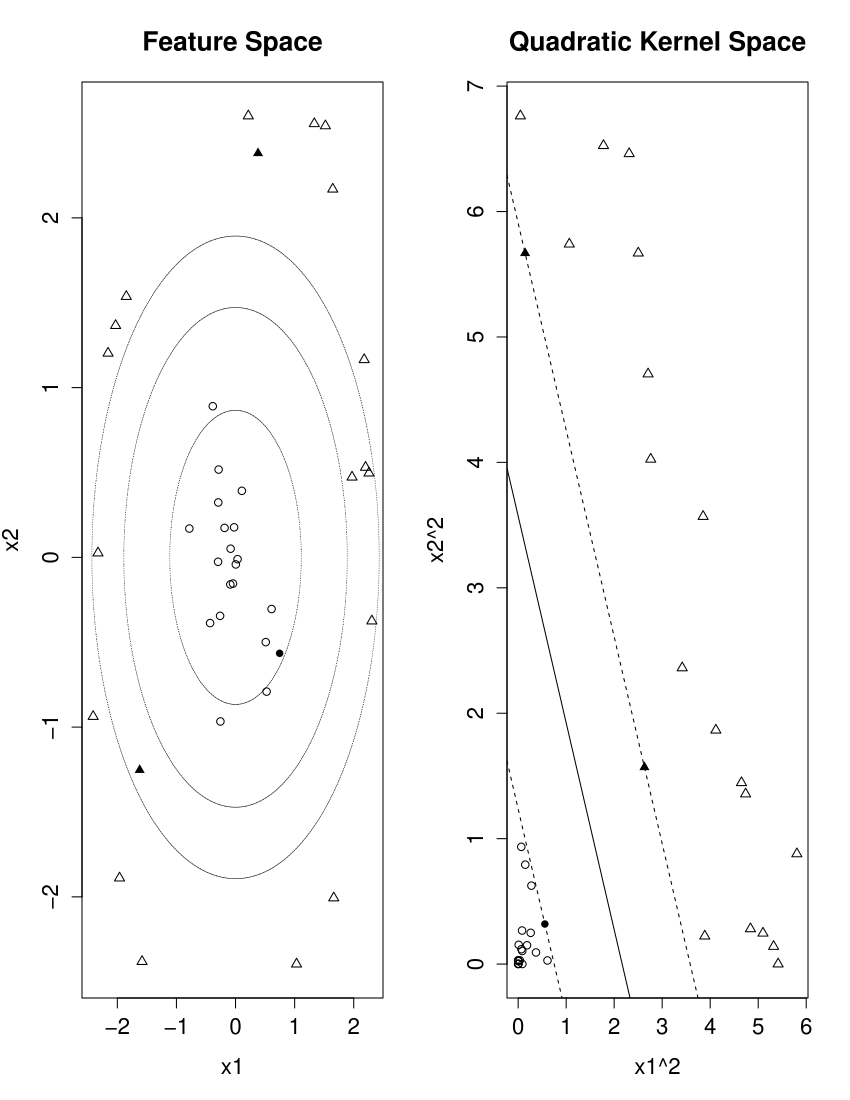

Write R code to recreate this figure.
require('kernlab')
kfunction <- function(linear =0, quadratic=0)
{
  k <- function (x,y)
  {
    linear*sum((x)*(y)) + quadratic*sum((x^2)*(y^2))
  }
  class(k) <- "kernel"
  k
}

n = 20
r = runif(n)
a = 2*pi*runif(n)
a1 = r*sin(a)
a2 = r*cos(a)
r = 2+runif(n)
a = 2*pi*runif(n)
b1 = r*sin(a)
b2 = r*cos(a)
x = rbind(matrix(cbind(a1,a2),,2),matrix(cbind(b1,b2),,2))
y <- matrix(c(rep(1,n),rep(-1,n)))

svp <- ksvm(x,y,type="C-svc",C = 100, kernel=kfunction(0,1),scaled=c())
par(mfrow=c(1,2))
plot(c(min(x[,1]), max(x[,1])),c(min(x[,2]), max(x[,2])),type='n',xlab='x1',ylab='x2')
title(main='Feature Space')
ymat <- ymatrix(svp)
points(x[-SVindex(svp),1], x[-SVindex(svp),2], pch = ifelse(ymat[-SVindex(svp)] < 0, 2, 1))
points(x[SVindex(svp),1], x[SVindex(svp),2], pch = ifelse(ymat[SVindex(svp)] < 0, 17, 16))

# Extract w and b from the model   
w2 <- colSums(coef(svp)[[1]] * x[SVindex(svp),]^2)
b <- b(svp)

x1 = seq(min(x[,1]),max(x[,1]),0.01)
x2 = seq(min(x[,2]),max(x[,2]),0.01)

points(-sqrt((b-w2[1]*x2^2)/w2[2]), x2, pch = 16 , cex = .1 )
points(sqrt((b-w2[1]*x2^2)/w2[2]), x2, pch = 16 , cex = .1 )
points(x1, sqrt((b-w2[2]*x1^2)/w2[1]), pch = 16 , cex = .1 )
points(x1,  -sqrt((b-w2[2]*x1^2)/w2[1]), pch = 16, cex = .1 )

points(-sqrt((1+ b-w2[1]*x2^2)/w2[2]) , x2, pch = 16 , cex = .1 )
points( sqrt((1 + b-w2[1]*x2^2)/w2[2]) , x2,  pch = 16 , cex = .1 )
points( x1 , sqrt(( 1 + b -w2[2]*x1^2)/w2[1]), pch = 16 , cex = .1 )
points( x1 , -sqrt(( 1 + b -w2[2]*x1^2)/w2[1]), pch = 16, cex = .1 )

points(-sqrt((-1+ b-w2[1]*x2^2)/w2[2]) , x2, pch = 16 , cex = .1 )
points( sqrt((-1 + b-w2[1]*x2^2)/w2[2]) , x2,  pch = 16 , cex = .1 )
points( x1 , sqrt(( -1 + b -w2[2]*x1^2)/w2[1]), pch = 16 , cex = .1 )
points( x1 , -sqrt(( -1 + b -w2[2]*x1^2)/w2[1]), pch = 16, cex = .1 )

xsq <- x^2
svp <- ksvm(xsq,y,type="C-svc",C = 100, kernel=kfunction(1,0),scaled=c())

plot(c(min(xsq[,1]), max(xsq[,1])),c(min(xsq[,2]), max(xsq[,2])),type='n',xlab='x1^2',ylab='x2^2')
title(main='Quadratic Kernel Space')
ymat <- ymatrix(svp)
points(xsq[-SVindex(svp),1], xsq[-SVindex(svp),2], pch = ifelse(ymat[-SVindex(svp)] < 0, 2, 1))
points(xsq[SVindex(svp),1], xsq[SVindex(svp),2], pch = ifelse(ymat[SVindex(svp)] < 0, 17, 16))

# Extract w and b from the model   
w <- colSums(coef(svp)[[1]] * xsq[SVindex(svp),])
b <- b(svp)

# Draw the lines
abline(b/w[2],-w[1]/w[2])
abline((b+1)/w[2],-w[1]/w[2],lty=2)
abline((b-1)/w[2],-w[1]/w[2],lty=2)
